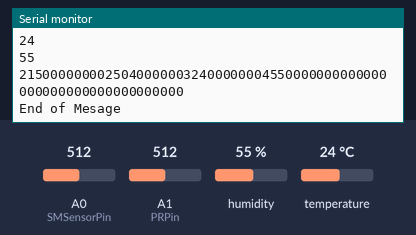
A sketch run on a simulated Arduino Uno, built with avr-gcc and run on an emulated ATmega328P. Parts: the last lines printed to the serial monitor. The inputs (shaded band) are chosen by the test bench; at power-on: humidity 55 %, A0 (SMSensorPin) = 512, A1 (PRPin) = 512, temperature 24 °C.

Above: at 10.8 s.
10.9 s: humidity set to 22 %
At 20.7 s:
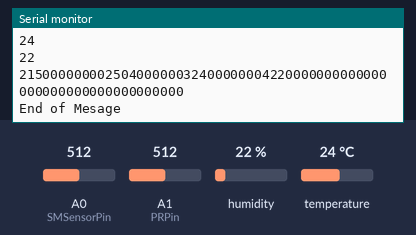
20.9 s: A0 (SMSensorPin) set to 716
At 30.7 s:
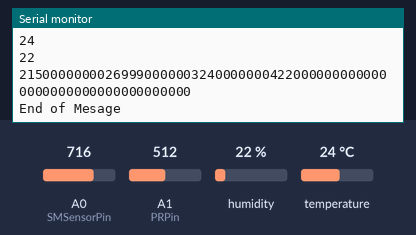
30.9 s: A1 (PRPin) set to 716
At 40.7 s:
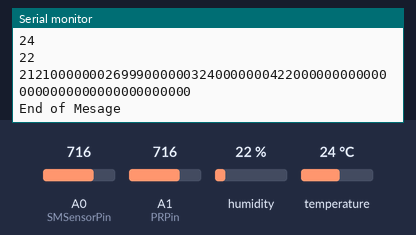
40.9 s: temperature set to 12 °C
At 50.7 s:
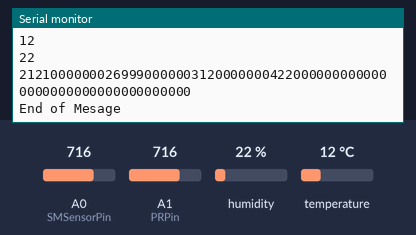
50.9 s: A0 (SMSensorPin) set to 992
At 60.7 s:
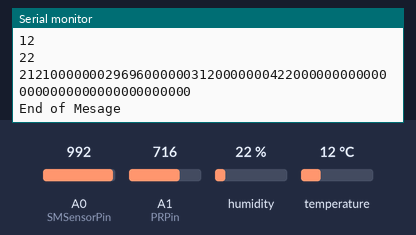
60.9 s: A1 (PRPin) set to 992
At 70.6 s:
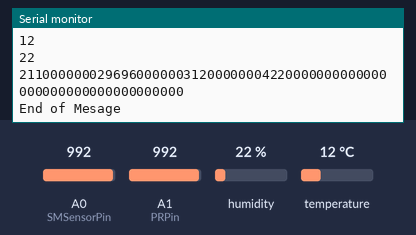
Timing chart, 0 to 71.9 s (numbered marks = the images above; inputs shaded):
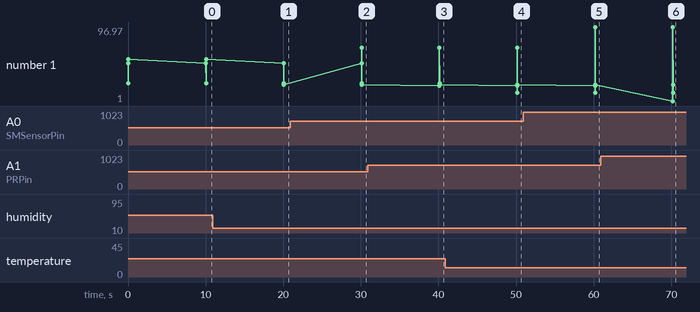

The sketch:

SensorData.ino
```cpp
#include "dht11.h"
#define DELAY 10000 //5 seconds

//initialize the pins to the ports on the arduino uno
dht11 DHT;
const int SMSensorPin = A0;
const int PRPin = A1;
const int DHTPin = 4;

//analog to digital converter value
const double ADCValue = 0.0048828125;

//initialize values
double SMPercent = 0;
double lux = 0;
int DHTValue = 0;
int SMSensorValue = 0;
int PRValue = 0;

byte msg[512];

void setup() {
    //Start listening to arduino at a specific bps
    Serial.begin(115200);

    //Configure inputs
    pinMode(SMSensorPin, INPUT);
    pinMode(PRPin, INPUT);

    //start of the message to be sent to the Pi
    msg[0] = 2; //OPCODE 2 for SensorData
}

void loop(){

    lightSource();
    moistureContent();
    dhtValues();

    for (int i = 0; i < sizeof(msg)/8; i++){
      Serial.print(msg[i]);
    }
    Serial.print("\n");
    Serial.println("End of Mesage");
    delay(DELAY);
}

/*
 * Separate each sensor into its own function
 */
void lightSource(){
    int lightMsgPosition = 1;

    //Photoresistor Value//
    PRValue = analogRead(PRPin); //get photo resistor value
    //Convert resistor value into lux
    lux = getLux(PRValue);
    double luxAP = lux - (int)lux;

    msg[lightMsgPosition] = 1;
    msg[lightMsgPosition+1] = (byte) lux;
    msg[lightMsgPosition+2] = (byte) luxAP;

    Serial.println(lux);

}

void moistureContent(){
    int soilMsgPosition = 10;

    SMSensorValue = analogRead(SMSensorPin); //get soil moisture value
    //convert moisture value into moisture percentage
    SMPercent = SMConvertToPercentage(SMSensorValue);
    double SMPercentAP = (SMPercent - (int)SMPercent) * 100;

    msg[soilMsgPosition] = 2;
    msg[soilMsgPosition+1] = (byte) SMPercent;
    msg[soilMsgPosition+2] = (byte) SMPercentAP;

    Serial.println(SMPercent);
}

void dhtValues(){
    int temperatureMsgPosition = 19;
    int humidityMsgPosition = 28;

    DHTValue = DHT.read(DHTPin); //get DHT sensor value

    double temperatureAP = (DHT.temperature - (int)DHT.temperature) * 100;
    double humidityAP = (DHT.humidity - (int)DHT.humidity) * 100;

    msg[temperatureMsgPosition] = 3;
    msg[temperatureMsgPosition + 1] = (byte) DHT.temperature;
    msg[temperatureMsgPosition + 2] = (byte) temperatureAP;

    msg[humidityMsgPosition] = 4;
    msg[humidityMsgPosition + 1] = (byte) DHT.humidity;
    msg[humidityMsgPosition + 2] = (byte) humidityAP;

    Serial.println(DHT.temperature);
    Serial.println(DHT.humidity);
}

/*Returns the soil moisture percentge given the analog input from the soil moisture sensor
 *
 */
double SMConvertToPercentage(int value){
  double percentage = 0;
  percentage = (double)value * (100.0/1023.0);
  return percentage;
}

/*Returns the luminous flux (lux) of the light shone onto the light sensor
 *
 */
double getLux(int PRValue){
  return (double)floor((250.0 / (ADCValue * (float)PRValue)) - 50.0);
}
```

Measured:
- after the input at 10.9 s, the serial monitor: prints a new line after 9.2 s (image 1)
- after the input at 20.9 s, the serial monitor: prints a new line after 9.2 s (image 2)
- after the input at 30.9 s, the serial monitor: prints a new line after 9.2 s (image 3)
- after the input at 40.9 s, the serial monitor: prints a new line after 9.3 s (image 4)
- after the input at 50.9 s, the serial monitor: prints a new line after 9.3 s (image 5)
- after the input at 60.9 s, the serial monitor: prints a new line after 9.3 s (image 6)
- plotted number 1: 55 → 22 after the input at 10.9 s
